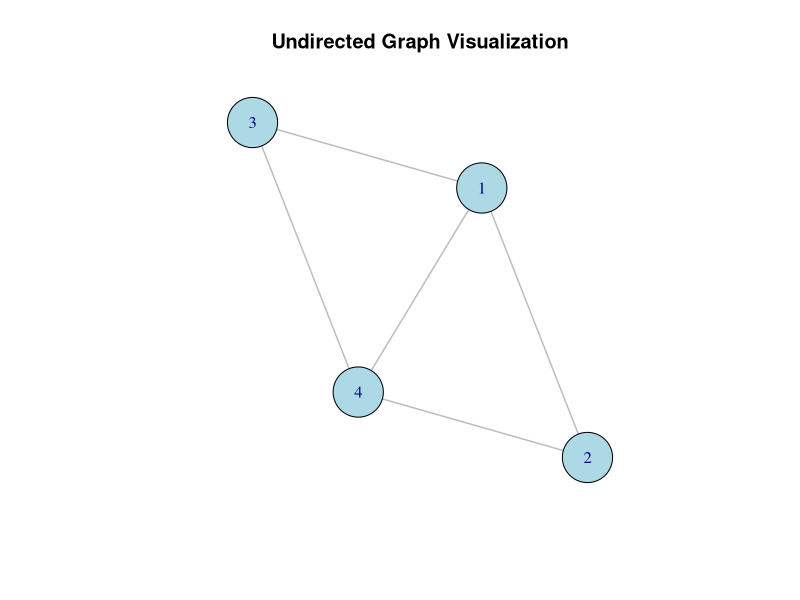
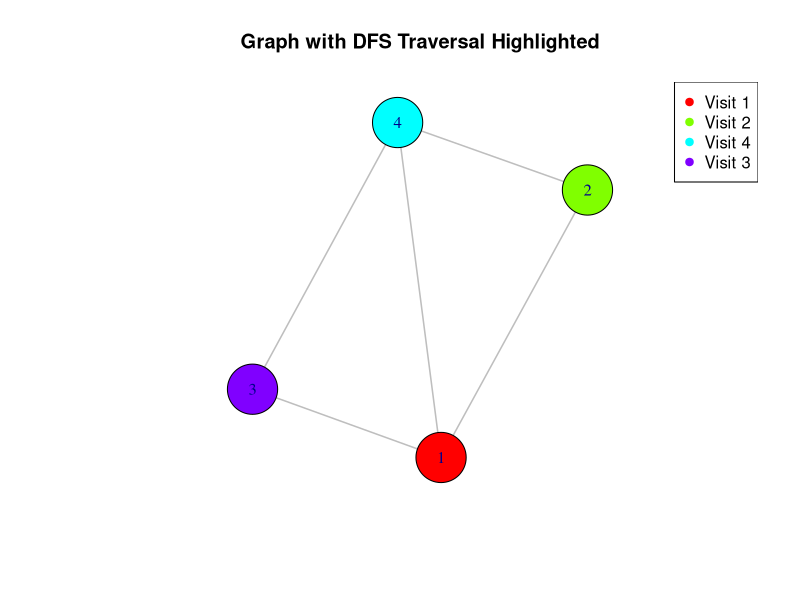

Write R code to recreate these figures, in order.
install.packages("igraph")

library(igraph)

# Function to create an adjacency list for a given undirected graph
create_adjacency_list <- function(graph) {
  adjacency_list <- lapply(V(graph), function(v) neighbors(graph, v))
  names(adjacency_list) <- V(graph)$name  # Set names of list elements to vertex names
  return(adjacency_list)
}

# Example: Create a sample undirected graph
g <- make_undirected_graph(c(1, 2, 1, 3, 2, 4, 3, 4))
V(g)$name <- as.character(1:vcount(g))  # Name vertices for easier reference

# Generate the adjacency list
adj_list <- create_adjacency_list(g)
print(adj_list)

# Function to add an edge between two vertices in the graph
add_edge <- function(graph, v1, v2) {
  if (!are_adjacent(graph, v1, v2)) {
    graph <- add_edges(graph, c(v1, v2))
  } else {
    message("Edge already exists between vertices ", v1, " and ", v2)
  }
  return(graph)
}

# Example: Add an edge between vertices 1 and 4
g <- add_edge(g, 1, 4)
print(g)

# Function to perform DFS traversal starting from a specific vertex
dfs_traversal <- function(graph, start_vertex) {
  result <- dfs(graph, root = start_vertex, unreachable = FALSE, order = TRUE)
  return(result$order)  # Return the order of vertices visited in DFS
}

# Example: Perform DFS starting from vertex 1
dfs_order <- dfs_traversal(g, start_vertex = 1)
print(dfs_order)

# Basic visualization of the undirected graph
plot(g, 
     vertex.label = V(g)$name,     # Label vertices with their names
     vertex.color = "lightblue",   # Set vertex color
     vertex.size = 30,             # Increase the size of vertices
     edge.color = "gray",          # Set edge color
     edge.width = 1.5,             # Set edge width
     main = "Undirected Graph Visualization")  # Title

# Highlight the DFS traversal path on the graph
dfs_order <- dfs_traversal(g, start_vertex = 1)  # Perform DFS and get order

# Set colors for vertices based on DFS order
V(g)$color <- "lightblue"
V(g)$color[dfs_order] <- rainbow(length(dfs_order))  # Assign a unique color to each node in DFS order

# Plot with DFS order highlighted
plot(g, 
     vertex.label = V(g)$name,
     vertex.size = 30,
     edge.color = "gray",
     edge.width = 1.5,
     main = "Graph with DFS Traversal Highlighted")

legend("topright", legend = paste("Visit", dfs_order), col = rainbow(length(dfs_order)), pch = 19)


